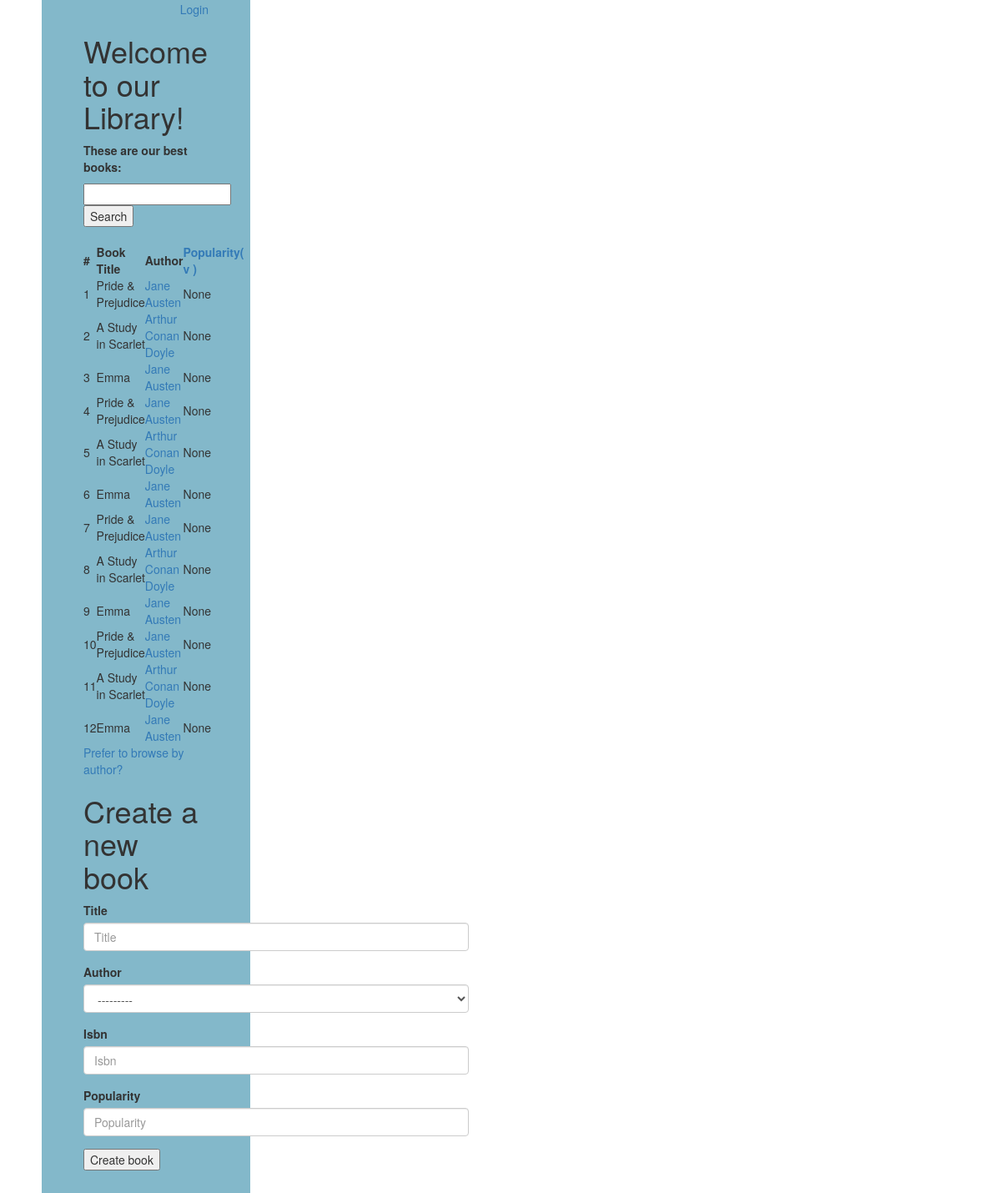
Before: / with the older database file.
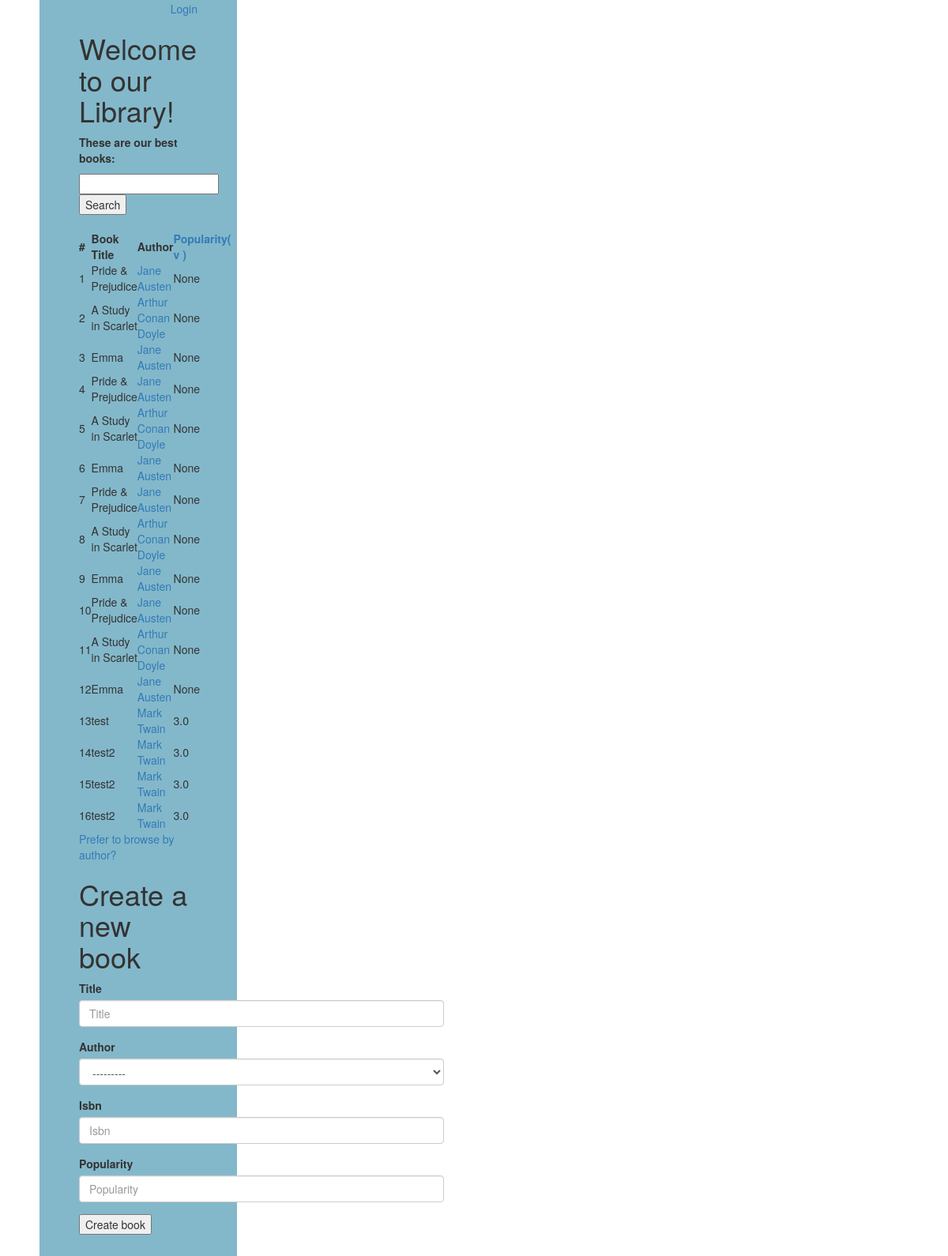
After: the same page with the newer database file.
### sample_app/models.py (models this page shows, shortened)
class Book(models.Model):
    title = models.CharField(max_length=255)
    author = models.ForeignKey(Author, on_delete=models.CASCADE)
    isbn = models.CharField(max_length=255)
    popularity = models.DecimalField(max_digits=4, decimal_places=1, null=True, blank=True)

class Author(models.Model):
    name = models.CharField(max_length=255)
    country = models.ForeignKey(Country, on_delete=models.CASCADE)
    def __str__(self):
        return self.name

### sample_app/views.py (the view)
# urls.py: path('', views.index, name='index'),
def index(request):
    if request.method == 'POST':
        form = BookForm(request.POST)
        if form.is_valid():
            new_book = Book.objects.create(
                title=form.cleaned_data['title'],
                author=Author.objects.filter(name=form.cleaned_data['author'])[0],
                isbn=form.cleaned_data['isbn'],
                popularity=form.cleaned_data['popularity']
            )
            messages.success(request, '{} created'.format(new_book.title))
    else:
        form = BookForm()
    sort_method = request.GET.get('sort', 'asc')
    books = Book.objects.all()
    if sort_method == 'asc':
        books = books.order_by('popularity')
    elif sort_method == 'desc':
        books = books.order_by('-popularity')
    q = request.GET.get('q')
    if q:
        books = books.filter(title__icontains=q)
    return render(request, 'index.html', {
        'books': books,
        'form': form,
        'authors': Author.objects.all(),
        'sort_method': sort_method
    })

### sample_app/forms.py
class BookForm(forms.ModelForm):
    class Meta:
        model = Book
        exclude = []

### sample_app/templates/index.html (shortened to what this page needs)
<!DOCTYPE html>
<html lang="en" dir="ltr">
  <head>
    <link rel="stylesheet" href="https://unpkg.com/purecss@1.0.0/build/pure-min.css">
    <link rel="stylesheet" href="//maxcdn.bootstrapcdn.com/bootstrap/3.2.0/css/bootstrap.min.css">
    <link rel="stylesheet" href="//maxcdn.bootstrapcdn.com/bootstrap/3.2.0/css/bootstrap-theme.min.css">
    <link rel="stylesheet" type="text/css" href="css/index.css">
  </head>
  <body style=''>
    <div id='main_body' class=''>
      {% load bootstrap3 %}
      <div style='text-align: right'>
        {% if request.user.is_authenticated %}
          <p>
            Welcome <b>{{request.user.username}}</b>! <br>
            <a href="{% url 'logout'%}">Logout</a>
          </p>
        {% else %}
          <p><a href="{% url 'login'%}">Login</a></p>
        {% endif %}
      </div>
      <h1>Welcome to our Library!</h1>
      <p><b>These are our best books:</b></p>
      <form id="search" action="" method="GET" class="bootstrap-form">
        <input type="text" name="q">
        <input type="submit" value="Search">
      </form>
      <br>
      <table class="pure-table pure-table-bordered">
        <thead>
          <tr>
            <th>#</th>
            <th>Book Title</th>
            <th>Author</th>
            <th><a href="/?sort={% if sort_method == 'asc' %}desc{% else %}asc{% endif %}">Popularity({% if sort_method == 'asc' %} v {% else %} ^ {% endif %})</a></th>
          </tr>
        </thead>
        <tbody>
          {% for book in books %}
            <tr>
              <td>{{ book.id }}</td>
              <td>{{ book.title}}</td>
              <td><a href="{% url 'author_by_id' book.author.id %}">{{ book.author.name}}</a></td>
              <td>{{ book.popularity}}</td>
            </tr>
          {% endfor %}
        </tbody>
      </table>
      <p><a href="{% url 'authors' %}">Prefer to browse by author?</a></p>
      <h1>Create a new book</h1>
      <form class="" action=" " method="POST" style="margin-bottom: 50px; width: 462px;">
        {% bootstrap_form form %}
        <input type="submit" value="Create book">
      </form>
      <br>
    </div>
  </body>
</html>

### sample_app/templates/css/index.css (style rules this page uses)
#main_body { background-color: #83b8ca; padding: 1px 50px 50px 50px; margin: 0px 900px 50px 50px; }

Changed rows visible on the page:
added Book: id "13", title "test", author.name "Mark Twain", popularity "3.0"
added Book: id "14", title "test2", author.name "Mark Twain", popularity "3.0"
added Book: id "15", title "test2", author.name "Mark Twain", popularity "3.0"
added Book: id "16", title "test2", author.name "Mark Twain", popularity "3.0"
